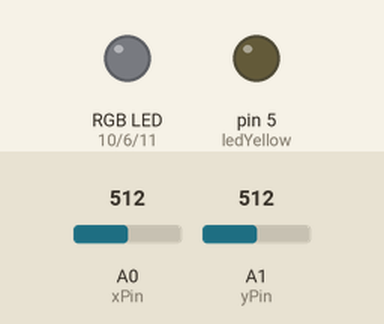
Bench run of a sketch on a simulated Arduino Uno, built with avr-gcc and run on an emulated ATmega328P. Shown: an RGB LED mixed from three pins (HIGH = lit), output pins drawn as LEDs (lit = HIGH). The test bench sets the inputs (shaded band); at power-on: A0 (xPin) = 512, A1 (yPin) = 512. Dim RGB values are drawn brighter than linear; what the sketch prints to the serial monitor is not drawn.

Above: at 1.2 s.
1.3 s: A0 (xPin) set to 716
At 2.0 s:
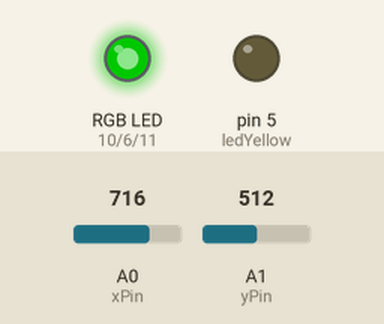
2.8 s: A1 (yPin) set to 716
At 3.1 s:
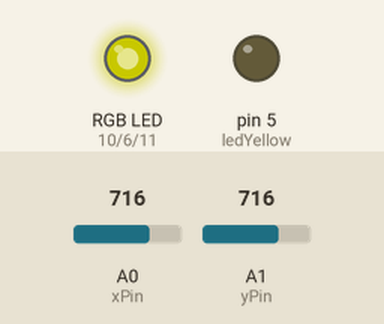
4.3 s: A0 (xPin) set to 900
At 5.5 s:
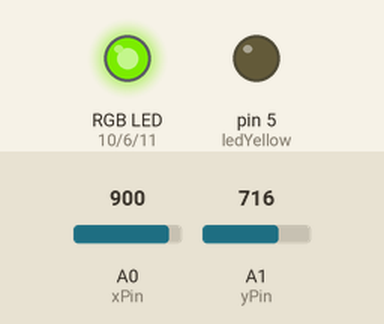
5.8 s: A1 (yPin) set to 900
At 6.6 s:
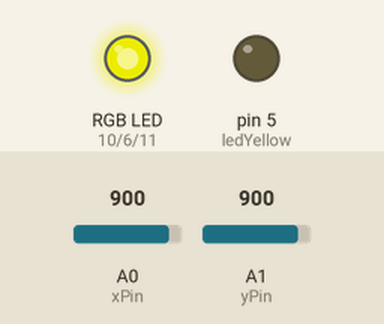
7.3 s: A0 (xPin) set to 511
At 7.8 s:
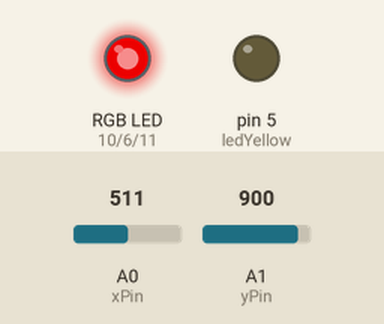
8.8 s: A1 (yPin) set to 306
At 10.1 s:
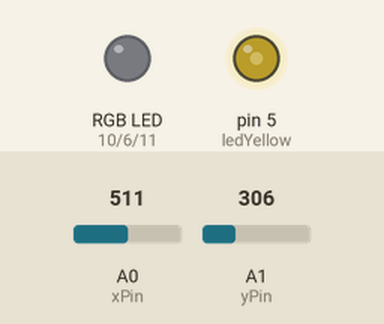
Timing chart, 0 to 11.3 s (numbered marks = the images above; inputs shaded):
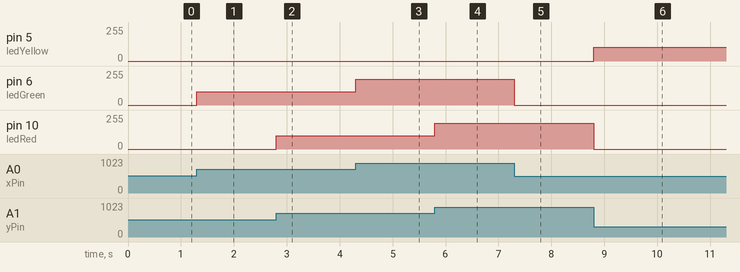

Measured:
- after the input at 1.3 s, pin 6 (ledGreen): 0/255 → 101/255 at once
- after the input at 2.8 s, pin 10 (ledRed): 0/255 → 101/255 at once
- after the input at 4.3 s, pin 6 (ledGreen): 101/255 → 193/255 at once
- after the input at 5.8 s, pin 10 (ledRed): 101/255 → 193/255 at once
- after the input at 7.3 s, pin 6 (ledGreen): 193/255 → 0/255 at once
- after the input at 8.8 s, pin 5 (ledYellow): 0/255 → 102/255 at once; pin 10 (ledRed): 193/255 → 0/255 at once

The sketch:

joystick_leds.ino
```cpp
const int xPin = A0;
const int yPin = A1;
const int ledBlue = 11, ledGreen = 6, ledYellow = 5, ledRed = 10;
int xCen, yCen;

void setup() {
  Serial.begin(115200);
  Serial.println("Starting...");

  pinMode(xPin, INPUT);
  pinMode(yPin, INPUT);
  pinMode(ledBlue, OUTPUT);
  pinMode(ledGreen, OUTPUT);
  pinMode(ledYellow, OUTPUT);
  pinMode(ledRed, OUTPUT);

  xCen = analogRead(xPin);
  yCen = analogRead(yPin);
}

void loop() {
  int xVal = analogRead(xPin);
  int yVal = analogRead(yPin);

  int blueRange = constrain(map(xVal, xCen, 0, 0, 255), 0, 255);
  int greenRange = constrain(map(xVal, xCen, 1023, 0, 255), 0, 255);
  int yellowRange = constrain(map(yVal, yCen, 0, 0, 255), 0, 255);
  int redRange = constrain(map(yVal, yCen, 1023, 0, 255), 0, 255);

  analogWrite(ledBlue, blueRange);
  analogWrite(ledGreen, greenRange);
  analogWrite(ledYellow, yellowRange);
  analogWrite(ledRed, redRange);
}
```
